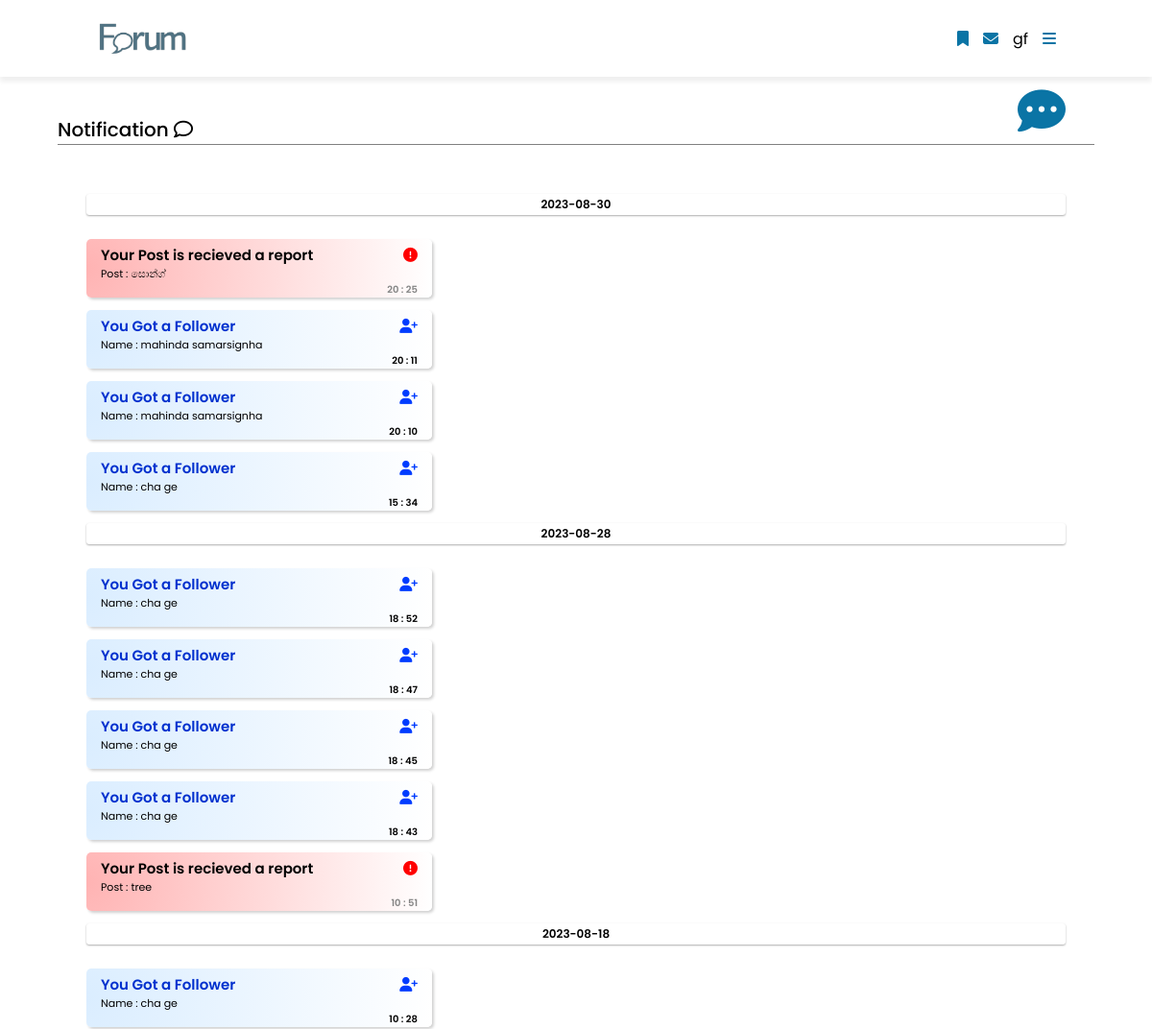
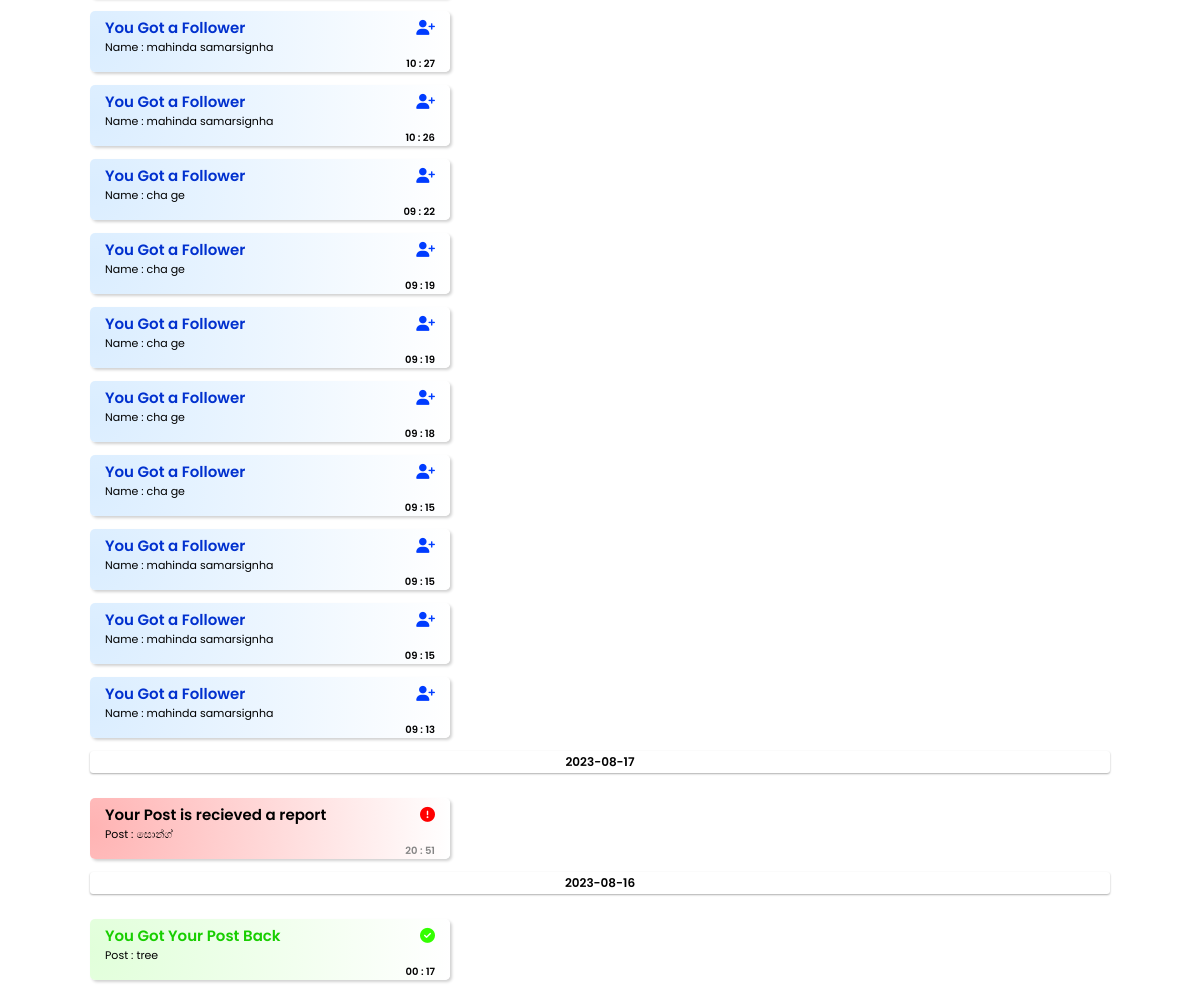
Page /ElakiriClone_new/notification.php (signed in) on the committed database (2 pictures, top to bottom).
### tables this page shows
CREATE TABLE IF NOT EXISTS `report_notificaion` (
  `id` int NOT NULL AUTO_INCREMENT,
  `post_id` int DEFAULT NULL,
  `datetime` datetime DEFAULT NULL,
  `read` int DEFAULT '0',
  `block` int DEFAULT '0',
  PRIMARY KEY (`id`),
  KEY `FK_report_notificaion_report` (`post_id`) USING BTREE,
  CONSTRAINT `FK_report_notificaion_post` FOREIGN KEY (`post_id`) REFERENCES `post` (`id`)
);

CREATE TABLE IF NOT EXISTS `post` (
  `id` int NOT NULL AUTO_INCREMENT,
  `post_title` varchar(200) DEFAULT NULL,
  `user_email` varchar(50) DEFAULT NULL,
  `category_id` int DEFAULT NULL,
  `media` varchar(150) DEFAULT NULL,
  `post_content` text,
  `date` datetime DEFAULT NULL,
  `hidden` int DEFAULT '0',
  `view_id` int DEFAULT '1',
  PRIMARY KEY (`id`),
  KEY `FK_post_users` (`user_email`),
  KEY `FK_post_category` (`category_id`),
  KEY `FK_post_post_view` (`view_id`),
  CONSTRAINT `FK_post_category` FOREIGN KEY (`category_id`) REFERENCES `category` (`id`),
  CONSTRAINT `FK_post_post_view` FOREIGN KEY (`view_id`) REFERENCES `post_view` (`id`),
  CONSTRAINT `FK_post_users` FOREIGN KEY (`user_email`) REFERENCES `users` (`email`)
);

CREATE TABLE IF NOT EXISTS `follow_notification` (
  `id` int NOT NULL AUTO_INCREMENT,
  `follow_id` int DEFAULT NULL,
  `datetime` datetime DEFAULT NULL,
  `read` int DEFAULT '0',
  PRIMARY KEY (`id`),
  KEY `FK_follow_notification_follow` (`follow_id`),
  CONSTRAINT `FK_follow_notification_follow` FOREIGN KEY (`follow_id`) REFERENCES `follow` (`id`)
);

CREATE TABLE IF NOT EXISTS `users` (
  `fname` varchar(35) DEFAULT NULL,
  `lname` varchar(35) DEFAULT NULL,
  `email` varchar(100) NOT NULL,
  `username` varchar(50) DEFAULT NULL,
  `password` varchar(150) DEFAULT NULL,
  `register_date` datetime DEFAULT NULL,
  `verification_code` varchar(50) DEFAULT NULL,
  `blocked` int DEFAULT '0',
  PRIMARY KEY (`email`)
);

CREATE TABLE IF NOT EXISTS `post_notification` (
  `id` int NOT NULL AUTO_INCREMENT,
  `post_id` int DEFAULT NULL,
  `datetime` datetime DEFAULT NULL,
  `relist` int DEFAULT '0',
  `remove` int DEFAULT '0',
  `read` int DEFAULT '0',
  PRIMARY KEY (`id`),
  KEY `FK_post_notification_post` (`post_id`),
  CONSTRAINT `FK_post_notification_post` FOREIGN KEY (`post_id`) REFERENCES `post` (`id`)
);

### ElakiriClone_new/notification.php (the view, shortened to what the rows shown need)
<?php
require_once("header.php");
?>
<!DOCTYPE html>
<html lang="en">
<head>
    <link rel="stylesheet" href="https://cdnjs.cloudflare.com/ajax/libs/font-awesome/5.15.4/css/all.min.css" />
    <link rel="stylesheet" href="https://cdnjs.cloudflare.com/ajax/libs/font-awesome/6.4.0/css/all.min.css" />
</head>
<body>
    <div class="notifi-main-container">
        <div class="notifi-container">
            <?php
            $notification = array();
            $queryFollow = "SELECT * FROM `follow_notification`  ORDER BY `datetime` DESC";
            $purchase_rs = Database::search($queryFollow);
            if ($purchase_rs) {
                $follownotify = array();
                while ($row = mysqli_fetch_assoc($purchase_rs)) {
                    $row['notifi'] = 'follow_notification';
                    $follownotify[] = $row;
                }
                $notification['follow_notification'] = $follownotify;
            } else {
                echo "Error executing the hotel booking query: " . mysqli_error($connection);
            }
            $queryPost = "SELECT * FROM `post_notification` ORDER BY `datetime` DESC";
            $purchase_rs = Database::search($queryPost);
            if ($purchase_rs) {
                $postnotify = array();
                while ($row = mysqli_fetch_assoc($purchase_rs)) {
                    $row['notifi'] = 'post_notification';
                    $postnotify[] = $row;
                }
                $notification['post_notification'] = $postnotify;
            } else {
                echo "Error executing the hotel booking query: " . mysqli_error($connection);
            }
            $queryreport = "SELECT * FROM `report_notificaion` ORDER BY `datetime` DESC";
            $purchase_rs = Database::search($queryreport);
            if ($purchase_rs) {
                $reportnotify = array();
                while ($row = mysqli_fetch_assoc($purchase_rs)) {
                    $row['notifi'] = 'report_notificaion';
                    $reportnotify[] = $row;
                }
                $notification['report_notificaion'] = $reportnotify;
            } else {
                echo "Error executing the hotel booking query: " . mysqli_error($connection);
            }
            $mergedBookings = array_merge($notification['follow_notification'], $notification['post_notification'], $notification['report_notificaion']);
            usort($mergedBookings, function ($a, $b) {
                return strtotime($b['datetime']) - strtotime($a['datetime']);
            });
            if (empty($mergedBookings)) {
            ?>
                <div class="col-12 bg-light text-center">
                    <span style="margin-top: 200px;margin-bottom:200px ;" class="fs-1 fw-bold text-black-50 d-block">
                        empty notification message!
                    </span>
                </div>
            <?php
            } else {
                $tody = "0";
                $otherdat = "0";
            ?>
                <div class="notifi-day-cont">
                    <?php
                    foreach ($mergedBookings as $noti) {
                        $now = new DateTime();
                        $yesterday = new DateTime('yesterday');
                        $Datetime = new DateTime($noti["datetime"]);
                        $hours = $Datetime->format('H');
                        $minutes = $Datetime->format('i');
                        $time = $hours . ' : ' . $minutes;
                    ?>
                        <div class="day-notifi-box">
                            <?php
                            if ($noti['notifi'] == 'follow_notification') {
                                $AllfrindRS = Database::search("SELECT * FROM `follow` WHERE  `id` = '" . $noti['follow_id'] . "' AND   `email` = '" . $_SESSION["user_email"] . "' ");
                                $AllfriendData = $AllfrindRS->num_rows;
                                if ($AllfriendData > "0") {
                                    if ($Datetime->format('Y-m-d') === $now->format('Y-m-d')) {
                                        if ($tody == "0") {
                            ?>
                                            <span style="margin-bottom: 15px;" class="day-block">Today</span>
                                            <!-- <div class="cont-collapse">
                                                <i class="fa-solid fa-chevron-down arrow-down"></i>
                                                <i class="fa-solid fa-chevron-up arrow-up"></i>
                                            </div> -->
                                        <?php
                                            $tody = "Today";
                                        }
                                    } else {
                                        if ($otherdat != $Datetime->format('Y-m-d')) {
                                        ?>
                                            <span style="margin-bottom: 15px;" class="day-block"><?php echo $Datetime->format('Y-m-d'); ?></span>
                                    <?php
                                            $otherdat = $Datetime->format('Y-m-d');
                                        }
                                    }
                                    $Allviewdata = $AllfrindRS->fetch_assoc();
                                    $userRS = Database::search("SELECT * FROM `users` WHERE `email` = '" . $Allviewdata["followed_email"] . "'");
                                    $userdata = $userRS->fetch_assoc();
                                    ?>
                                    <div onclick='profileview("<?php echo $Allviewdata["followed_email"] ?>");' style="margin-bottom: 13px;" class="notifi-block-follow">
                                        <div class="notifi-block-title"><span>You Got a Follower</span>
                                            <span>
                                                <i class="fa-solid fa-user-plus"></i>
                                            </span>
                                        </div>
                                        <div class="notifi-block-content">
                                            <span>Name&nbsp;:&nbsp;</span>
                                            <span><?php echo $userdata["fname"] . " " . $userdata["lname"] ?></span>
                                        </div>
                                        <span class="notifi-time"><?php echo  $time ?></span>
                                    </div>
                                    <?php
                                }
                            } elseif ($noti['notifi'] == 'post_notification') {
                                $postrs = Database::search("SELECT * FROM `post` WHERE  `id` = '" . $noti['post_id'] . "' AND `user_email` = '" . $_SESSION["user_email"] . "' ");
                                $postrow = $postrs->num_rows;
                                if ($postrow > "0") {
                                    if ($Datetime->format('Y-m-d') === $now->format('Y-m-d')) {
                                        if ($tody == "0") {
                                    ?>
                                            <span style="margin-bottom: 15px;" class="day-block">Today</span>
                                            <!-- <div class="cont-collapse">
                                                <i class="fa-solid fa-chevron-down arrow-down"></i>
                                                <i class="fa-solid fa-chevron-up arrow-up"></i>
                                            </div> -->
                                        <?php
                                            $tody = "Today";
                                        }
                                    } else {
                                        if ($otherdat != $Datetime->format('Y-m-d')) {
                                        ?>
                                            <span style="margin-bottom: 15px;" class="day-block"><?php echo $Datetime->format('Y-m-d'); ?></span>
                                        <?php
                                            $otherdat = $Datetime->format('Y-m-d');
                                        }
                                    }
                                    $postdata = $postrs->fetch_assoc();
                                    if ($noti["relist"] == "1") {
                                        ?>
                                        <div onclick="viewpost('<?php echo $postdata['id'] ?>')" style="margin-bottom: 13px;" class="notifi-block-revive">
                                            <div class="notifi-block-title"><span>You Got Your Post Back</span>
                                                <span>
                                                    <i class="fa-solid fa-circle-check"></i>
                                                </span>
                                            </div>
                                            <div class="notifi-block-content">
                                                <span>Post&nbsp;:&nbsp;</span>
                                                <span><?php echo  $postdata["post_title"] ?></span>
                                            </div>
                                            <span class="notifi-time"><?php echo  $time ?></span>
                                        </div>
                                        <?php
                                    }
                                }
                            } elseif ($noti['notifi'] == 'report_notificaion') {
                                $reportrs = Database::search("SELECT * FROM `post` WHERE  `id` = '" . $noti['post_id'] . "' AND `user_email` = '" . $_SESSION["user_email"] . "' ");
                                $reportrow = $reportrs->num_rows;
                                if ($reportrow > "0") {
                                    if ($Datetime->format('Y-m-d') === $now->format('Y-m-d')) {
                                        if ($tody == "0") {
                                        ?>
                                            <span style="margin-bottom: 15px;" class="day-block">Today</span>
                                            <!-- <div class="cont-collapse">
                                                <i class="fa-solid fa-chevron-down arrow-down"></i>
                                                <i class="fa-solid fa-chevron-up arrow-up"></i>
                                            </div> -->
                                        <?php
                                            $tody = "Today";
                                        }
                                    } else {
                                        if ($otherdat != $Datetime->format('Y-m-d')) {
                                        ?>
                                            <span style="margin-bottom: 15px;" class="day-block"><?php echo $Datetime->format('Y-m-d'); ?></span>
                                        <?php
                                            $otherdat = $Datetime->format('Y-m-d');
                                        }
                                    }
                                    $reportdata = $reportrs->fetch_assoc();
                                    if ($noti["block"] == "1") {
                                        ?>
                                        <div onclick="viewpost('<?php echo $reportdata['id'] ?>')" style="margin-bottom: 13px;" class="notifi-block-mid">
                                            <div class="notifi-block-title"><span>Your Post is Temporary Blocked</span>
                                                <span>
                                                    <i class="fa-solid fa-circle-exclamation"></i>
                                                </span>
                                            </div>
                                            <div class="notifi-block-content">
                                                <span>Post&nbsp;:&nbsp;</span>
                                                <span><?php echo  $reportdata["post_title"] ?></span>
                                            </div>
                                            <span class="notifi-time"><?php echo  $time ?></span>
                                        </div>
                                    <?php
                                    } else {
                                    ?>
                                        <div onclick="viewpost('<?php echo $reportdata['id'] ?>')" style="margin-bottom: 13px;" class="notifi-block-light">
                                            <div class="notifi-block-title"><span>Your Post is recieved a report</span>
                                                <span>
                                                    <i class="fa-solid fa-circle-exclamation"></i>
                                                </span>
                                            </div>
                                            <div class="notifi-block-content">
                                                <span>Post&nbsp;:&nbsp;</span>
                                                <span><?php echo  $reportdata["post_title"] ?></span>
                                            </div>
                                            <span class="notifi-time"><?php echo  $time ?></span>
                                        </div>
                            <?php
                                    }
                                }
                            }
                            ?>
                        </div>
                    <?php
                    }
                    ?>
                </div>
            <?php
            }
            ?>
        </div>
    </div>
</body>
</html>

### rows in the picture
report_notificaion: datetime "2023-08-30", post.post_title "සොන්ග්", datetime "20 : 25"
follow_notification: users.fname "mahinda", users.lname "samarsignha", datetime "20 : 11"
follow_notification: users.fname "mahinda", users.lname "samarsignha", datetime "20 : 10"
follow_notification: users.fname "cha", users.lname "ge", datetime "15 : 34"
follow_notification: datetime "2023-08-28", users.fname "cha", users.lname "ge", datetime "18 : 52"
follow_notification: users.fname "cha", users.lname "ge", datetime "18 : 47"
follow_notification: users.fname "cha", users.lname "ge", datetime "18 : 45"
follow_notification: users.fname "cha", users.lname "ge", datetime "18 : 43"
report_notificaion: post.post_title "tree", datetime "10 : 51"
follow_notification: datetime "2023-08-18", users.fname "cha", users.lname "ge", datetime "10 : 28"
follow_notification: users.fname "mahinda", users.lname "samarsignha", datetime "10 : 27"
follow_notification: users.fname "mahinda", users.lname "samarsignha", datetime "10 : 26"
follow_notification: users.fname "cha", users.lname "ge", datetime "09 : 22"
follow_notification: users.fname "cha", users.lname "ge", datetime "09 : 19"
follow_notification: users.fname "cha", users.lname "ge", datetime "09 : 19"
follow_notification: users.fname "cha", users.lname "ge", datetime "09 : 18"
follow_notification: users.fname "cha", users.lname "ge", datetime "09 : 15"
follow_notification: users.fname "mahinda", users.lname "samarsignha", datetime "09 : 15"
follow_notification: users.fname "mahinda", users.lname "samarsignha", datetime "09 : 15"
follow_notification: users.fname "mahinda", users.lname "samarsignha", datetime "09 : 13"
report_notificaion: datetime "2023-08-17", post.post_title "සොන්ග්", datetime "20 : 51"
post_notification: datetime "2023-08-16", post.post_title "tree", datetime "00 : 17"

### other values in the picture
$_SESSION["username"] "gf"
